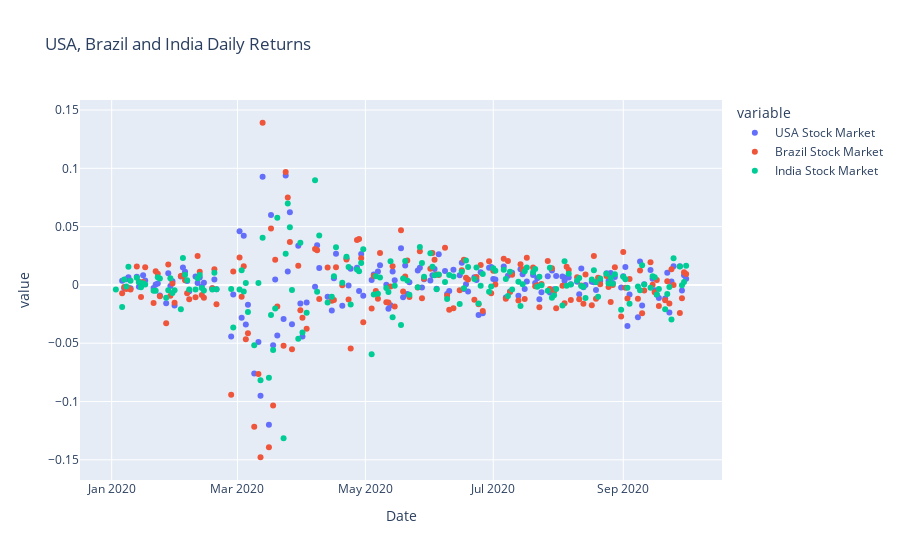

Here is the notebook cell this chart was saved with:
### Code cell
#Plot USA, Brazil and India Daily Returns on same plot
import plotly.express as px
scatter_global_daily_returns = px.scatter((global_daily_returns), title = 'USA, Brazil and India Daily Returns')
scatter_global_daily_returns

### Figure 1 — Plotly figure (JSON) as saved in the notebook; plotly's stock layout.template omitted (floating-point values rounded to 4 significant figures; data arrays with more than 128 entries replaced by an {"elided": "..."} marker saying what was removed)
{"data": [{"hovertemplate": "variable=USA Stock Market<br>Date=%{x}<br>value=%{y}<extra></extra>", "legendgroup": "USA Stock Market", "marker": {"color": "#636efa", "symbol": "circle"}, "mode": "markers", "name": "USA Stock Market", "orientation": "v", "showlegend": true, "type": "scatter", "x": {"elided": "178 str values"}, "xaxis": "x", "y": {"elided": "178 float values"}, "yaxis": "y"}, {"hovertemplate": "variable=Brazil Stock Market<br>Date=%{x}<br>value=%{y}<extra></extra>", "legendgroup": "Brazil Stock Market", "marker": {"color": "#EF553B", "symbol": "circle"}, "mode": "markers", "name": "Brazil Stock Market", "orientation": "v", "showlegend": true, "type": "scatter", "x": {"elided": "178 str values"}, "xaxis": "x", "y": {"elided": "178 float values"}, "yaxis": "y"}, {"hovertemplate": "variable=India Stock Market<br>Date=%{x}<br>value=%{y}<extra></extra>", "legendgroup": "India Stock Market", "marker": {"color": "#00cc96", "symbol": "circle"}, "mode": "markers", "name": "India Stock Market", "orientation": "v", "showlegend": true, "type": "scatter", "x": {"elided": "178 str values"}, "xaxis": "x", "y": {"elided": "178 float values"}, "yaxis": "y"}], "layout": {"autosize": true, "legend": {"title": {"text": "variable"}, "tracegroupgap": 0}, "title": {"text": "USA, Brazil and India Daily Returns"}, "xaxis": {"anchor": "y", "autorange": true, "domain": [0, 1], "range": ["2019-12-16 02:34:06.539", "2020-10-18 21:25:53.461"], "title": {"text": "Date"}, "type": "date"}, "yaxis": {"anchor": "x", "autorange": true, "domain": [0, 1], "range": [-0.1688, 0.1601], "title": {"text": "value"}, "type": "linear"}}}
